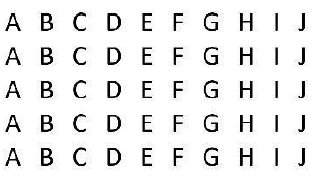
%> input picture exp1_Alphabet_recognition/TRA.png, 314 x 181 px, given in place of test1.png, which was not available
$ octave recognition_testing.m   (GNU Octave 9; MATLAB toolbox functions it lacks are replaced by stand-ins)
%> lines starting %> are read from the running program, lines starting %| are printed output that depends on the picture; in (x1, y1, x2, y2) boxes, pixels count from 0 and x2, y2 are one past the last pixel; in counts of white or black regions, pixels touching at a corner belong together; the program's own positions count from 1; pictures that were not available may be replaced by others from this repository, and a replacement may not be noted
### exp1_Alphabet_recognition/ffn.m
function [out_a1] = ffn(weights1,weights2,b1,b2,input,no_of_input_nodes,no_of_samples,no_of_hidden_nodes,no_of_output_nodes)
a(no_of_input_nodes)=0;
a1(no_of_input_nodes)=0;
error(1:no_of_output_nodes)=1;
weights = 0;
out_a(no_of_input_nodes)=0;
lazyness=0;
inputs=1;
p=0.5;
for m=1:no_of_samples
    for k=1:no_of_input_nodes
        x(k)=input(k,m);
    end
    %Feed-Forward Network
    for hidden_nodes = 1: no_of_hidden_nodes
        a(hidden_nodes)=0;
        for input_nodes=1:no_of_input_nodes
            a(hidden_nodes)=a(hidden_nodes)+ x(input_nodes)*weights1(input_nodes,hidden_nodes);
        end
        a(hidden_nodes)=a(hidden_nodes)+b1(hidden_nodes);
        out_a(hidden_nodes) = sigmoid(a(hidden_nodes)*0.5);
    end
    for output_nodes = 1: no_of_output_nodes
        a1(output_nodes)=0;
        for hidden_nodes = 1: no_of_hidden_nodes
            a1(output_nodes) = a1(output_nodes) + out_a(hidden_nodes)* weights2(hidden_nodes,output_nodes);
        end
       a1(output_nodes) = a1(output_nodes) + b2(output_nodes);
        out_a1(output_nodes) = sigmoid(a1(output_nodes)*0.5);
         out_a1(output_nodes) = round(out_a1(output_nodes));
    end
    end
end

### exp1_Alphabet_recognition/recognition_testing.m
b1=load('bias1.mat');
b2=load('bias2.mat');
w1=load('weights1.mat');
w2=load('weights2.mat');
b1=b1.b1;
b2=b2.b2;
w1=w1.w1;
w2=w2.w2;
%Image Preprocessing
I = imread('test1.png');
%> I is the input picture: size 181x314x3 uint8; min 0, max 255, mean 234.9
final_image = 'test1.png';
%Convert to GrayScale
Igray =rgb2gray(I);
% imshow(Igray);
% pause;
%Convert to binary image
Ibw = im2bw(Igray,graythresh(Igray));
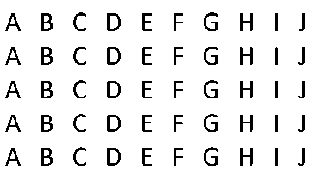
%> Ibw: size 181x314 logical; 91.9% white; 50 black regions, largest, box (x1, y1, x2, y2) and area: (41, 13, 53, 31) 133, (41, 47, 53, 65) 132, (41, 148, 53, 166) 132
% imshow(Ibw);
% pause;
%Edge detection
Iedge = edge(uint8(Ibw));
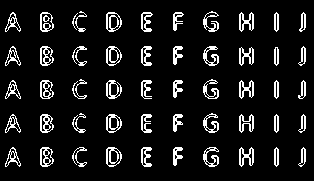
%> Iedge: size 181x314 logical; 9.6% white in thin lines or dots, all inside (x1, y1, x2, y2) = (5, 11, 306, 167)
% imshow(Iedge);
% pause;
% Image Dilation
se = strel('square',2);
Iedge2 = imdilate(Iedge, se);
%> Iedge2: size 181x314 logical; 16.3% white; 50 white regions, largest, box (x1, y1, x2, y2) and area: (106, 147, 123, 168) 245, (106, 12, 123, 33) 244, (40, 46, 55, 67) 242
% imshow(Iedge2);
% pause;
%Image Filling
Ifill= imfill(Iedge2,'holes');
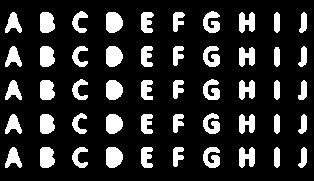
%> Ifill: size 181x314 logical; 17.3% white; 50 white regions
imshow(Ifill);
% pause;
%Blob analysis
[Ilabel num] = bwlabel(Ifill);
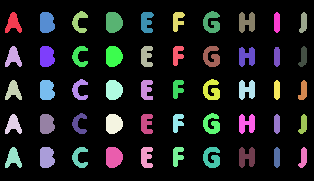
%> Ilabel: size 181x314 double; 51 distinct labels, from 0 to 50; one colour per label, 0 black
%> num = 50
disp(num);
%| 50
Iprops = regionprops(Ilabel);
%> Iprops = 50 regions; largest, box (x1, y1, x2, y2), Area and Centroid: (106, 12, 123, 33) 298 [114.2 22.9], (106, 147, 123, 168) 297 [114.2 157.8], (106, 46, 123, 67) 292 [114.2 56.9], (106, 80, 123, 100) 282 [114.3 90.6], (106, 114, 123, 134) 280 [114.3 124.4]
Ibox = [Iprops.BoundingBox];
%> Ibox = 200 values, max 299.5 at index 197, min 5.5 at index 1, mean 67.5
Ibox = reshape(Ibox,[4 num]);
%> Ibox = 50 columns, first 8: [5.5 5.5 5.5 5.5 5.5 40.5 40.5 40.5; 12.5 46.5 80.5 114.5 147.5 12.5 46.5 80.5; 17 17 17 17 17 15 15 15; 21 21 20 20 21 21 21 20]
hold on;
for cnt = 1:num
    rectangle('position',Ibox(:,cnt),'edgecolor','r');
end
%> this loop made 50 passes
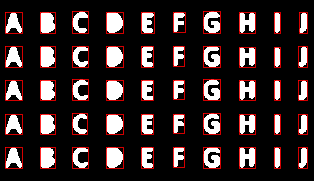
%> figure redrawn from the program's plot data
cnt=1;
data1=[];
row1=[];
row2=[];
row3=[];
row4=[];
row5=[];
p2=[];
for cnt1 = 1:num
    data=imcrop(Ifill,Ibox(:,cnt1));

    %Feature Extraction
    %Trimming Image
    data( ~any(data,2), : ) = [];  %rows
    data( :, ~any(data,1) ) = [];  %columns
    %resizing Image
    final_data = imresize(data,[5 7]);
    %data to be sent to neural network
    data1=[data1 reshape(final_data',35,1)];
    if(rem(cnt1,5)==1)
        row1=[row1 reshape(final_data',35,1)];
    end
    if(rem(cnt1,5)==2)
        row2=[row2 reshape(final_data',35,1)];
    end
    if(rem(cnt1,5)==3)
        row3=[row3 reshape(final_data',35,1)];
    end
    if(rem(cnt1,5)==4)
        row4=[row4 reshape(final_data',35,1)];
    end
    if(rem(cnt1,5)==0)
        row5=[row5 reshape(final_data',35,1)];
    end

end
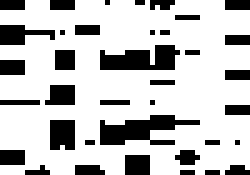
%> data1: size 35x50 double (shown 5 times larger); values 0 (black) and 1 (white), 75.5% white; 37 black regions (31 under 20 px), largest, box (x1, y1, x2, y2) and area: (20, 23, 40, 29) 66, (20, 9, 36, 14) 58, (10, 24, 15, 30) 29, (0, 5, 11, 9) 27, (9, 17, 15, 21) 21, (25, 31, 30, 35) 20
out=[row1 row2 row3 row4 row5];
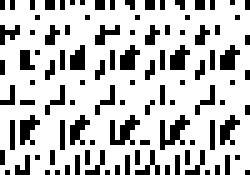
%> out: size 35x50 double (shown 5 times larger); values 0 (black) and 1 (white), 75.5% white; black in thin lines or dots
j=1;
for i=41:50
Ptest = out(:,i);

answer = ffn(w1,w2,b1,b2,Ptest,35,1,30,10);

final(j,1) = char(answer*[49;50;51;52;53;'A';'B';'C';'D';'E']);
j=j+1;
end
%> this loop made 10 passes
%> answer on passes 1 to 10: [0 0 0 0 0 1 0 0 0 0], [0 0 0 0 0 0 0 0 0 1], [0 0 0 0 0 0 0 1 0 0], [0 0 0 0 0 0 0 0 0 1], [0 0 0 0 0 0 0 0 0 1], [0 0 0 0 0 0 0 0 0 0], [0 0 0 0 0 0 0 1 0 0], [0 0 0 0 0 0 0 0 0 1], [0 0 0 0 0 0 0 0 0 1], [0 0 0 0 0 0 0 0 0 0]
%> after the loop, final = 10 items; j = 11
final
%> final = 10 items
